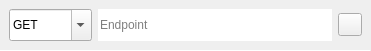
<?xml version="1.0" encoding="UTF-8"?>
<ui version="4.0">
 <class>EndpointProviderEditor</class>
 <widget class="QWidget" name="EndpointProviderEditor">
  <property name="geometry">
   <rect>
    <x>0</x>
    <y>0</y>
    <width>371</width>
    <height>51</height>
   </rect>
  </property>
  <property name="windowTitle">
   <string>Form</string>
  </property>
  <layout class="QVBoxLayout" name="verticalLayout">
   <property name="spacing">
    <number>0</number>
   </property>
   <property name="leftMargin">
    <number>0</number>
   </property>
   <property name="topMargin">
    <number>0</number>
   </property>
   <property name="rightMargin">
    <number>0</number>
   </property>
   <property name="bottomMargin">
    <number>0</number>
   </property>
   <item>
    <widget class="QWidget" name="widget" native="true">
     <layout class="QHBoxLayout" name="horizontalLayout">
      <item>
       <widget class="QComboBox" name="method">
        <property name="sizePolicy">
         <sizepolicy hsizetype="Preferred" vsizetype="Preferred">
          <horstretch>0</horstretch>
          <verstretch>0</verstretch>
         </sizepolicy>
        </property>
        <property name="editable">
         <bool>true</bool>
        </property>
        <item>
         <property name="text">
          <string>GET</string>
         </property>
         <property name="icon">
          <iconset resource="../libthezzz_icons.qrc">
           <normaloff>:/libthezzz/icons/request-get.svg</normaloff>:/libthezzz/icons/request-get.svg</iconset>
         </property>
        </item>
        <item>
         <property name="text">
          <string>POST</string>
         </property>
         <property name="icon">
          <iconset resource="../libthezzz_icons.qrc">
           <normaloff>:/libthezzz/icons/request-post.svg</normaloff>:/libthezzz/icons/request-post.svg</iconset>
         </property>
        </item>
        <item>
         <property name="text">
          <string>PUT</string>
         </property>
         <property name="icon">
          <iconset resource="../libthezzz_icons.qrc">
           <normaloff>:/libthezzz/icons/request-put.svg</normaloff>:/libthezzz/icons/request-put.svg</iconset>
         </property>
        </item>
        <item>
         <property name="text">
          <string>PATCH</string>
         </property>
         <property name="icon">
          <iconset resource="../libthezzz_icons.qrc">
           <normaloff>:/libthezzz/icons/request-patch.svg</normaloff>:/libthezzz/icons/request-patch.svg</iconset>
         </property>
        </item>
        <item>
         <property name="text">
          <string>DELETE</string>
         </property>
         <property name="icon">
          <iconset resource="../libthezzz_icons.qrc">
           <normaloff>:/libthezzz/icons/request-delete.svg</normaloff>:/libthezzz/icons/request-delete.svg</iconset>
         </property>
        </item>
        <item>
         <property name="text">
          <string>OPTIONS</string>
         </property>
         <property name="icon">
          <iconset resource="../libthezzz_icons.qrc">
           <normaloff>:/libthezzz/icons/request-options.svg</normaloff>:/libthezzz/icons/request-options.svg</iconset>
         </property>
        </item>
        <item>
         <property name="text">
          <string>HEAD</string>
         </property>
         <property name="icon">
          <iconset resource="../libthezzz_icons.qrc">
           <normaloff>:/libthezzz/icons/request-head.svg</normaloff>:/libthezzz/icons/request-head.svg</iconset>
         </property>
        </item>
       </widget>
      </item>
      <item>
       <widget class="QLineEdit" name="endpointEdit">
        <property name="sizePolicy">
         <sizepolicy hsizetype="Expanding" vsizetype="Preferred">
          <horstretch>0</horstretch>
          <verstretch>0</verstretch>
         </sizepolicy>
        </property>
        <property name="frame">
         <bool>false</bool>
        </property>
        <property name="placeholderText">
         <string>Endpoint</string>
        </property>
       </widget>
      </item>
      <item>
       <widget class="QToolButton" name="sendButton">
        <property name="text">
         <string/>
        </property>
        <property name="icon">
         <iconset theme="mail-send">
          <normaloff>.</normaloff>.</iconset>
        </property>
       </widget>
      </item>
     </layout>
    </widget>
   </item>
   <item>
    <widget class="Line" name="singlePixelHorizontalLine">
     <property name="maximumSize">
      <size>
       <width>16777215</width>
       <height>1</height>
      </size>
     </property>
     <property name="orientation">
      <enum>Qt::Horizontal</enum>
     </property>
    </widget>
   </item>
  </layout>
 </widget>
 <resources>
  <include location="../libthezzz_icons.qrc"/>
 </resources>
 <connections/>
</ui>
